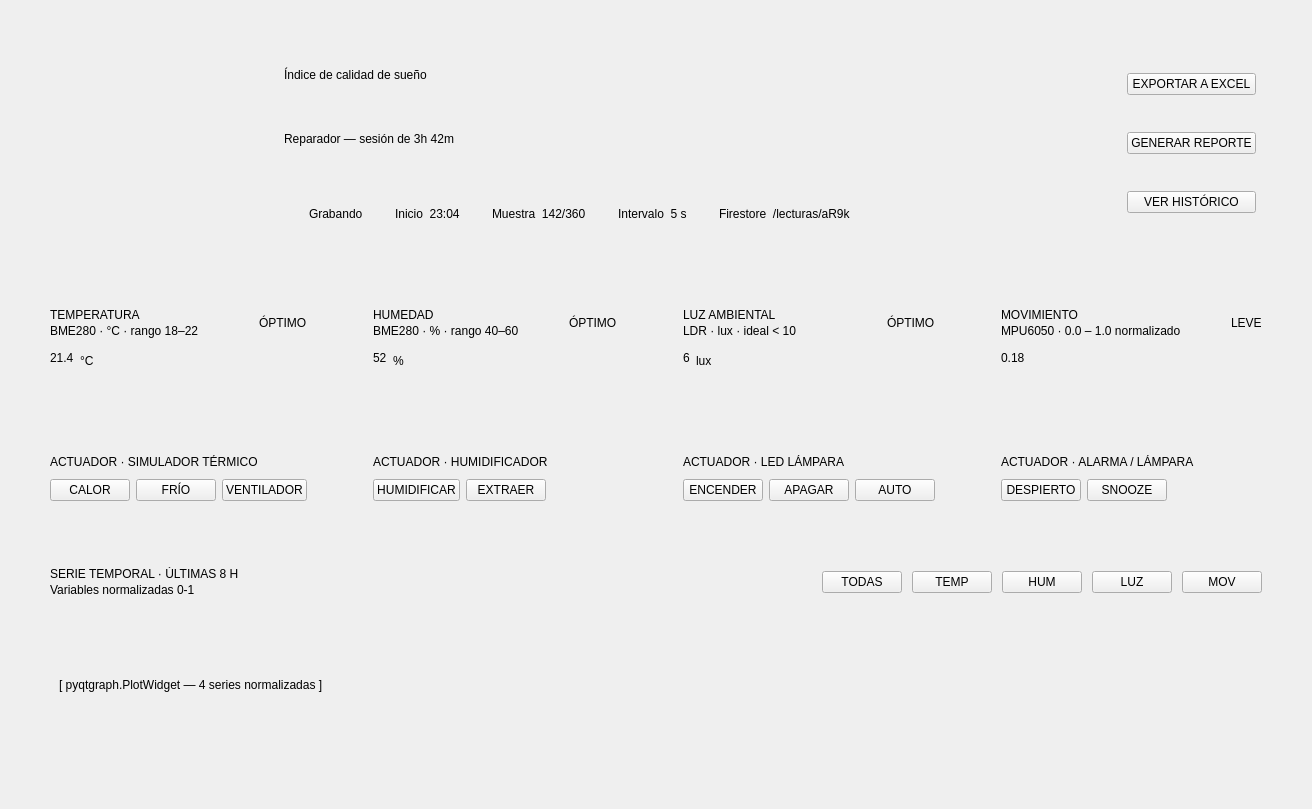
      <widget class="QWidget" name="pageDashboard">
       <layout class="QVBoxLayout" name="dashLayout">
        <property name="leftMargin"><number>28</number></property><property name="topMargin"><number>24</number></property>
        <property name="rightMargin"><number>28</number></property><property name="bottomMargin"><number>24</number></property>
        <property name="spacing"><number>22</number></property>

        <!-- HERO -->
        <item>
         <widget class="QFrame" name="cardHero">
          <property name="minimumSize"><size><width>0</width><height>230</height></size></property>
          <property name="maximumSize"><size><width>16777215</width><height>240</height></size></property>
          <layout class="QHBoxLayout" name="heroLayout">
           <property name="leftMargin"><number>28</number></property><property name="topMargin"><number>22</number></property>
           <property name="rightMargin"><number>28</number></property><property name="bottomMargin"><number>22</number></property>
           <property name="spacing"><number>28</number></property>
           <item><widget class="QWidget" name="scoreRing" native="true"><property name="minimumSize"><size><width>200</width><height>200</height></size></property><property name="maximumSize"><size><width>200</width><height>200</height></size></property></widget></item>
           <item>
            <layout class="QVBoxLayout" name="heroMid"><property name="spacing"><number>8</number></property>
             <item><widget class="QLabel" name="lblHeroTitle"><property name="text"><string>Índice de calidad de sueño</string></property><property name="role" stdset="0"><string>cardTitle</string></property></widget></item>
             <item><widget class="QLabel" name="lblHeroBig"><property name="text"><string>Reparador — sesión de 3h 42m</string></property><property name="role" stdset="0"><string>numBig</string></property></widget></item>
             <item><spacer name="heroMidSp"><property name="orientation"><enum>Qt::Vertical</enum></property><property name="sizeType"><enum>QSizePolicy::Fixed</enum></property><property name="sizeHint" stdset="0"><size><width>20</width><height>10</height></size></property></spacer></item>
             <item>
              <layout class="QHBoxLayout" name="chipsLayout"><property name="spacing"><number>8</number></property>
               <item><widget class="QFrame" name="chipRec"><property name="role" stdset="0"><string>chip</string></property><layout class="QHBoxLayout"><property name="leftMargin"><number>10</number></property><property name="topMargin"><number>6</number></property><property name="rightMargin"><number>12</number></property><property name="bottomMargin"><number>6</number></property><property name="spacing"><number>8</number></property><item><widget class="QLabel" name="chipRecDot"><property name="text"><string/></property><property name="role" stdset="0"><string>chipDot</string></property></widget></item><item><widget class="QLabel" name="chipRecTxt"><property name="text"><string>Grabando</string></property><property name="role" stdset="0"><string>chipText</string></property></widget></item></layout></widget></item>
               <item><widget class="QFrame" name="chipInicio"><property name="role" stdset="0"><string>chip</string></property><layout class="QHBoxLayout"><property name="leftMargin"><number>12</number></property><property name="topMargin"><number>6</number></property><property name="rightMargin"><number>12</number></property><property name="bottomMargin"><number>6</number></property><item><widget class="QLabel" name="chipInicioTxt"><property name="text"><string>Inicio  23:04</string></property><property name="role" stdset="0"><string>chipText</string></property></widget></item></layout></widget></item>
               <item><widget class="QFrame" name="chipMuestra"><property name="role" stdset="0"><string>chip</string></property><layout class="QHBoxLayout"><property name="leftMargin"><number>12</number></property><property name="topMargin"><number>6</number></property><property name="rightMargin"><number>12</number></property><property name="bottomMargin"><number>6</number></property><item><widget class="QLabel" name="chipMuestraTxt"><property name="text"><string>Muestra  142/360</string></property><property name="role" stdset="0"><string>chipText</string></property></widget></item></layout></widget></item>
               <item><widget class="QFrame" name="chipIntervalo"><property name="role" stdset="0"><string>chip</string></property><layout class="QHBoxLayout"><property name="leftMargin"><number>12</number></property><property name="topMargin"><number>6</number></property><property name="rightMargin"><number>12</number></property><property name="bottomMargin"><number>6</number></property><item><widget class="QLabel" name="chipIntervaloTxt"><property name="text"><string>Intervalo  5 s</string></property><property name="role" stdset="0"><string>chipText</string></property></widget></item></layout></widget></item>
               <item><widget class="QFrame" name="chipFirestore"><property name="role" stdset="0"><string>chip</string></property><layout class="QHBoxLayout"><property name="leftMargin"><number>12</number></property><property name="topMargin"><number>6</number></property><property name="rightMargin"><number>12</number></property><property name="bottomMargin"><number>6</number></property><item><widget class="QLabel" name="chipFirestoreTxt"><property name="text"><string>Firestore  /lecturas/aR9k</string></property><property name="role" stdset="0"><string>chipText</string></property></widget></item></layout></widget></item>
               <item><spacer name="chipsSp"><property name="orientation"><enum>Qt::Horizontal</enum></property><property name="sizeHint" stdset="0"><size><width>40</width><height>20</height></size></property></spacer></item>
              </layout>
             </item>
            </layout>
           </item>
           <item>
            <layout class="QVBoxLayout" name="heroActions"><property name="spacing"><number>10</number></property>
             <item><widget class="QPushButton" name="btnExportExcel"><property name="text"><string>EXPORTAR A EXCEL</string></property><property name="variant" stdset="0"><string>primary</string></property><property name="cursor"><cursorShape>PointingHandCursor</cursorShape></property></widget></item>
             <item><widget class="QPushButton" name="btnReporte"><property name="text"><string>GENERAR REPORTE</string></property><property name="variant" stdset="0"><string>ghost</string></property></widget></item>
             <item><widget class="QPushButton" name="btnHistorico"><property name="text"><string>VER HISTÓRICO</string></property><property name="variant" stdset="0"><string>ghost</string></property></widget></item>
            </layout>
           </item>
          </layout>
         </widget>
        </item>

        <!-- 4 SENSORS -->
        <item>
         <layout class="QHBoxLayout" name="sensorsRow"><property name="spacing"><number>22</number></property>
          <item>
           <widget class="QFrame" name="cardTemp">
            <layout class="QVBoxLayout" name="tempLayout"><property name="leftMargin"><number>22</number></property><property name="topMargin"><number>22</number></property><property name="rightMargin"><number>22</number></property><property name="bottomMargin"><number>22</number></property><property name="spacing"><number>10</number></property>
             <item><layout class="QHBoxLayout" name="tempHeader"><item><layout class="QVBoxLayout"><property name="spacing"><number>2</number></property><item><widget class="QLabel" name="lblTempTitle"><property name="text"><string>TEMPERATURA</string></property><property name="role" stdset="0"><string>cardTitle</string></property></widget></item><item><widget class="QLabel" name="lblTempSub"><property name="text"><string>BME280 · °C · rango 18–22</string></property><property name="role" stdset="0"><string>cardSub</string></property></widget></item></layout></item><item><spacer name="tempHdSp"><property name="orientation"><enum>Qt::Horizontal</enum></property><property name="sizeHint" stdset="0"><size><width>40</width><height>20</height></size></property></spacer></item><item><widget class="QLabel" name="lblTempBadge"><property name="text"><string>ÓPTIMO</string></property><property name="role" stdset="0"><string>badge</string></property></widget></item></layout></item>
             <item><layout class="QHBoxLayout" name="tempValueRow"><property name="spacing"><number>6</number></property><item><widget class="QLabel" name="lblTempValue"><property name="text"><string>21.4</string></property><property name="role" stdset="0"><string>value</string></property></widget></item><item><widget class="QLabel" name="lblTempUnit"><property name="text"><string>°C</string></property><property name="role" stdset="0"><string>unit</string></property><property name="alignment"><set>Qt::AlignBottom|Qt::AlignLeading</set></property></widget></item><item><spacer name="tempValSp"><property name="orientation"><enum>Qt::Horizontal</enum></property><property name="sizeHint" stdset="0"><size><width>40</width><height>20</height></size></property></spacer></item></layout></item>
             <item><widget class="QWidget" name="tempBars" native="true"><property name="minimumSize"><size><width>0</width><height>56</height></size></property><property name="maximumSize"><size><width>16777215</width><height>56</height></size></property><property name="role" stdset="0"><string>miniBars</string></property></widget></item>
             <item><widget class="QFrame" name="tempSep"><property name="minimumSize"><size><width>0</width><height>1</height></size></property><property name="maximumSize"><size><width>16777215</width><height>1</height></size></property><property name="role" stdset="0"><string>sep</string></property></widget></item>
             <item><widget class="QLabel" name="tempActLabel"><property name="text"><string>ACTUADOR · SIMULADOR TÉRMICO</string></property><property name="role" stdset="0"><string>actLabel</string></property></widget></item>
             <item><layout class="QHBoxLayout" name="tempActBtns"><property name="spacing"><number>6</number></property><item><widget class="QPushButton" name="btnTempCalor"><property name="text"><string>CALOR</string></property><property name="variant" stdset="0"><string>ghost</string></property></widget></item><item><widget class="QPushButton" name="btnTempFrio"><property name="text"><string>FRÍO</string></property><property name="variant" stdset="0"><string>ghost</string></property></widget></item><item><widget class="QPushButton" name="btnTempFan"><property name="text"><string>VENTILADOR</string></property><property name="variant" stdset="0"><string>primary</string></property></widget></item></layout></item>
            </layout>
           </widget>
          </item>
          <item>
           <widget class="QFrame" name="cardHum">
            <layout class="QVBoxLayout" name="humLayout"><property name="leftMargin"><number>22</number></property><property name="topMargin"><number>22</number></property><property name="rightMargin"><number>22</number></property><property name="bottomMargin"><number>22</number></property><property name="spacing"><number>10</number></property>
             <item><layout class="QHBoxLayout" name="humHeader"><item><layout class="QVBoxLayout"><property name="spacing"><number>2</number></property><item><widget class="QLabel" name="lblHumTitle"><property name="text"><string>HUMEDAD</string></property><property name="role" stdset="0"><string>cardTitle</string></property></widget></item><item><widget class="QLabel" name="lblHumSub"><property name="text"><string>BME280 · % · rango 40–60</string></property><property name="role" stdset="0"><string>cardSub</string></property></widget></item></layout></item><item><spacer name="humHdSp"><property name="orientation"><enum>Qt::Horizontal</enum></property><property name="sizeHint" stdset="0"><size><width>40</width><height>20</height></size></property></spacer></item><item><widget class="QLabel" name="lblHumBadge"><property name="text"><string>ÓPTIMO</string></property><property name="role" stdset="0"><string>badge</string></property></widget></item></layout></item>
             <item><layout class="QHBoxLayout" name="humValueRow"><property name="spacing"><number>6</number></property><item><widget class="QLabel" name="lblHumValue"><property name="text"><string>52</string></property><property name="role" stdset="0"><string>value</string></property></widget></item><item><widget class="QLabel" name="lblHumUnit"><property name="text"><string>%</string></property><property name="role" stdset="0"><string>unit</string></property><property name="alignment"><set>Qt::AlignBottom|Qt::AlignLeading</set></property></widget></item><item><spacer name="humValSp"><property name="orientation"><enum>Qt::Horizontal</enum></property><property name="sizeHint" stdset="0"><size><width>40</width><height>20</height></size></property></spacer></item></layout></item>
             <item><widget class="QWidget" name="humBars" native="true"><property name="minimumSize"><size><width>0</width><height>56</height></size></property><property name="maximumSize"><size><width>16777215</width><height>56</height></size></property><property name="role" stdset="0"><string>miniBars</string></property></widget></item>
             <item><widget class="QFrame" name="humSep"><property name="minimumSize"><size><width>0</width><height>1</height></size></property><property name="maximumSize"><size><width>16777215</width><height>1</height></size></property><property name="role" stdset="0"><string>sep</string></property></widget></item>
             <item><widget class="QLabel" name="humActLabel"><property name="text"><string>ACTUADOR · HUMIDIFICADOR</string></property><property name="role" stdset="0"><string>actLabel</string></property></widget></item>
             <item><layout class="QHBoxLayout" name="humActBtns"><property name="spacing"><number>6</number></property><item><widget class="QPushButton" name="btnHumOn"><property name="text"><string>HUMIDIFICAR</string></property><property name="variant" stdset="0"><string>ghost</string></property></widget></item><item><widget class="QPushButton" name="btnHumExtract"><property name="text"><string>EXTRAER</string></property><property name="variant" stdset="0"><string>ghost</string></property></widget></item><item><spacer name="humActSp"><property name="orientation"><enum>Qt::Horizontal</enum></property><property name="sizeHint" stdset="0"><size><width>40</width><height>20</height></size></property></spacer></item></layout></item>
            </layout>
           </widget>
          </item>
          <item>
           <widget class="QFrame" name="cardLux">
            <layout class="QVBoxLayout" name="luxLayout"><property name="leftMargin"><number>22</number></property><property name="topMargin"><number>22</number></property><property name="rightMargin"><number>22</number></property><property name="bottomMargin"><number>22</number></property><property name="spacing"><number>10</number></property>
             <item><layout class="QHBoxLayout" name="luxHeader"><item><layout class="QVBoxLayout"><property name="spacing"><number>2</number></property><item><widget class="QLabel" name="lblLuxTitle"><property name="text"><string>LUZ AMBIENTAL</string></property><property name="role" stdset="0"><string>cardTitle</string></property></widget></item><item><widget class="QLabel" name="lblLuxSub"><property name="text"><string>LDR · lux · ideal &lt; 10</string></property><property name="role" stdset="0"><string>cardSub</string></property></widget></item></layout></item><item><spacer name="luxHdSp"><property name="orientation"><enum>Qt::Horizontal</enum></property><property name="sizeHint" stdset="0"><size><width>40</width><height>20</height></size></property></spacer></item><item><widget class="QLabel" name="lblLuxBadge"><property name="text"><string>ÓPTIMO</string></property><property name="role" stdset="0"><string>badge</string></property></widget></item></layout></item>
             <item><layout class="QHBoxLayout" name="luxValueRow"><property name="spacing"><number>6</number></property><item><widget class="QLabel" name="lblLuxValue"><property name="text"><string>6</string></property><property name="role" stdset="0"><string>value</string></property></widget></item><item><widget class="QLabel" name="lblLuxUnit"><property name="text"><string>lux</string></property><property name="role" stdset="0"><string>unit</string></property><property name="alignment"><set>Qt::AlignBottom|Qt::AlignLeading</set></property></widget></item><item><spacer name="luxValSp"><property name="orientation"><enum>Qt::Horizontal</enum></property><property name="sizeHint" stdset="0"><size><width>40</width><height>20</height></size></property></spacer></item></layout></item>
             <item><widget class="QWidget" name="luxBars" native="true"><property name="minimumSize"><size><width>0</width><height>56</height></size></property><property name="maximumSize"><size><width>16777215</width><height>56</height></size></property><property name="role" stdset="0"><string>miniBars</string></property></widget></item>
             <item><widget class="QFrame" name="luxSep"><property name="minimumSize"><size><width>0</width><height>1</height></size></property><property name="maximumSize"><size><width>16777215</width><height>1</height></size></property><property name="role" stdset="0"><string>sep</string></property></widget></item>
             <item><widget class="QLabel" name="luxActLabel"><property name="text"><string>ACTUADOR · LED LÁMPARA</string></property><property name="role" stdset="0"><string>actLabel</string></property></widget></item>
             <item><layout class="QHBoxLayout" name="luxActBtns"><property name="spacing"><number>6</number></property><item><widget class="QPushButton" name="btnLuxOn"><property name="text"><string>ENCENDER</string></property><property name="variant" stdset="0"><string>ghost</string></property></widget></item><item><widget class="QPushButton" name="btnLuxOff"><property name="text"><string>APAGAR</string></property><property name="variant" stdset="0"><string>primary</string></property></widget></item><item><widget class="QPushButton" name="btnLuxAuto"><property name="text"><string>AUTO</string></property><property name="variant" stdset="0"><string>ghost</string></property></widget></item></layout></item>
            </layout>
           </widget>
          </item>
          <item>
           <widget class="QFrame" name="cardMov">
            <layout class="QVBoxLayout" name="movLayout"><property name="leftMargin"><number>22</number></property><property name="topMargin"><number>22</number></property><property name="rightMargin"><number>22</number></property><property name="bottomMargin"><number>22</number></property><property name="spacing"><number>10</number></property>
             <item><layout class="QHBoxLayout" name="movHeader"><item><layout class="QVBoxLayout"><property name="spacing"><number>2</number></property><item><widget class="QLabel" name="lblMovTitle"><property name="text"><string>MOVIMIENTO</string></property><property name="role" stdset="0"><string>cardTitle</string></property></widget></item><item><widget class="QLabel" name="lblMovSub"><property name="text"><string>MPU6050 · 0.0 – 1.0 normalizado</string></property><property name="role" stdset="0"><string>cardSub</string></property></widget></item></layout></item><item><spacer name="movHdSp"><property name="orientation"><enum>Qt::Horizontal</enum></property><property name="sizeHint" stdset="0"><size><width>40</width><height>20</height></size></property></spacer></item><item><widget class="QLabel" name="lblMovBadge"><property name="text"><string>LEVE</string></property><property name="role" stdset="0"><string>badgeWarn</string></property></widget></item></layout></item>
             <item><layout class="QHBoxLayout" name="movValueRow"><property name="spacing"><number>6</number></property><item><widget class="QLabel" name="lblMovValue"><property name="text"><string>0.18</string></property><property name="role" stdset="0"><string>value</string></property></widget></item><item><spacer name="movValSp"><property name="orientation"><enum>Qt::Horizontal</enum></property><property name="sizeHint" stdset="0"><size><width>40</width><height>20</height></size></property></spacer></item></layout></item>
             <item><widget class="QWidget" name="movBars" native="true"><property name="minimumSize"><size><width>0</width><height>56</height></size></property><property name="maximumSize"><size><width>16777215</width><height>56</height></size></property><property name="role" stdset="0"><string>miniBars</string></property></widget></item>
             <item><widget class="QFrame" name="movSep"><property name="minimumSize"><size><width>0</width><height>1</height></size></property><property name="maximumSize"><size><width>16777215</width><height>1</height></size></property><property name="role" stdset="0"><string>sep</string></property></widget></item>
             <item><widget class="QLabel" name="movActLabel"><property name="text"><string>ACTUADOR · ALARMA / LÁMPARA</string></property><property name="role" stdset="0"><string>actLabel</string></property></widget></item>
             <item><layout class="QHBoxLayout" name="movActBtns"><property name="spacing"><number>6</number></property><item><widget class="QPushButton" name="btnMovAwake"><property name="text"><string>DESPIERTO</string></property><property name="variant" stdset="0"><string>ghost</string></property></widget></item><item><widget class="QPushButton" name="btnMovSnooze"><property name="text"><string>SNOOZE</string></property><property name="variant" stdset="0"><string>ghost</string></property></widget></item><item><spacer name="movActSp"><property name="orientation"><enum>Qt::Horizontal</enum></property><property name="sizeHint" stdset="0"><size><width>40</width><height>20</height></size></property></spacer></item></layout></item>
            </layout>
           </widget>
          </item>
         </layout>
        </item>

        <!-- CHART -->
        <item>
         <widget class="QFrame" name="cardChart">
          <property name="minimumSize"><size><width>0</width><height>240</height></size></property>
          <layout class="QVBoxLayout" name="chartLayout"><property name="leftMargin"><number>22</number></property><property name="topMargin"><number>22</number></property><property name="rightMargin"><number>22</number></property><property name="bottomMargin"><number>22</number></property><property name="spacing"><number>10</number></property>
           <item><layout class="QHBoxLayout" name="chartHeader"><item><layout class="QVBoxLayout"><property name="spacing"><number>2</number></property><item><widget class="QLabel" name="lblChartTitle"><property name="text"><string>SERIE TEMPORAL · ÚLTIMAS 8 H</string></property><property name="role" stdset="0"><string>cardTitle</string></property></widget></item><item><widget class="QLabel" name="lblChartSub"><property name="text"><string>Variables normalizadas 0-1</string></property><property name="role" stdset="0"><string>cardSub</string></property></widget></item></layout></item><item><spacer name="chartSp"><property name="orientation"><enum>Qt::Horizontal</enum></property><property name="sizeHint" stdset="0"><size><width>40</width><height>20</height></size></property></spacer></item><item><widget class="QPushButton" name="btnChartAll"><property name="text"><string>TODAS</string></property><property name="variant" stdset="0"><string>primary</string></property></widget></item><item><widget class="QPushButton" name="btnChartTemp"><property name="text"><string>TEMP</string></property><property name="variant" stdset="0"><string>ghost</string></property></widget></item><item><widget class="QPushButton" name="btnChartHum"><property name="text"><string>HUM</string></property><property name="variant" stdset="0"><string>ghost</string></property></widget></item><item><widget class="QPushButton" name="btnChartLux"><property name="text"><string>LUZ</string></property><property name="variant" stdset="0"><string>ghost</string></property></widget></item><item><widget class="QPushButton" name="btnChartMov"><property name="text"><string>MOV</string></property><property name="variant" stdset="0"><string>ghost</string></property></widget></item></layout></item>
           <item><widget class="QFrame" name="chartArea"><layout class="QVBoxLayout"><item><widget class="QLabel" name="chartPlaceholder"><property name="text"><string>[ pyqtgraph.PlotWidget — 4 series normalizadas ]</string></property><property name="role" stdset="0"><string>placeholder</string></property></widget></item></layout></widget></item>
          </layout>
         </widget>
        </item>
       </layout>
      </widget>
